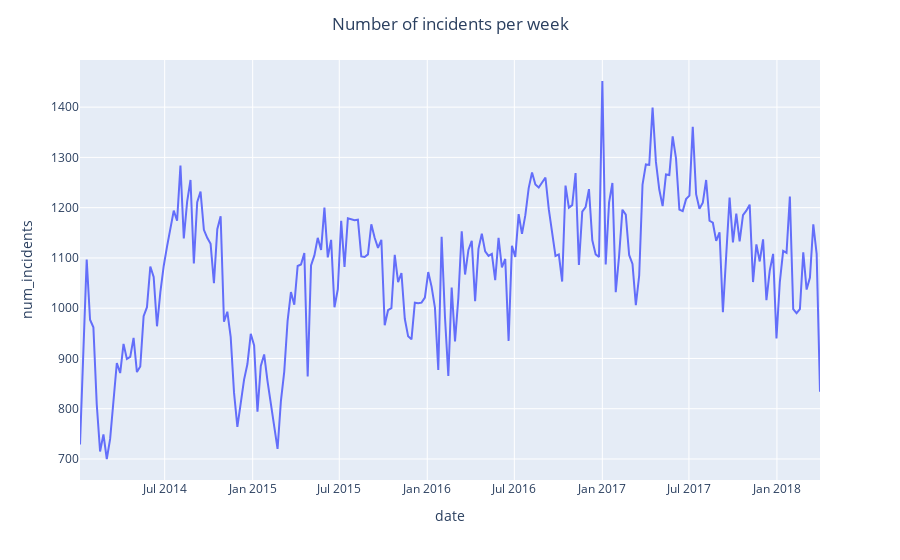

Notebook source saved alongside this figure:
### Markdown cell above
# Dynamics of the number of incidents
<a id='dynamic'></a>

### Code cell
temp = df.groupby(by='date')['state'].count()
temp = temp.resample('W').sum().reset_index()
temp.columns = ['date', 'num_incidents']
fig = px.line(temp, x='date', y='num_incidents', hover_data={"date": "|%B %d, %Y"})

fig.update_layout(title={'text': 'Number of incidents per week', 'x': 0.5})
fig.show()

### Figure 1 — Plotly figure (JSON) as saved in the notebook; plotly's stock layout.template omitted (floating-point values rounded to 4 significant figures; data arrays with more than 128 entries replaced by an {"elided": "..."} marker saying what was removed)
{"data": [{"hovertemplate": "date=%{x|%B %d, %Y}<br>num_incidents=%{y}<extra></extra>", "legendgroup": "", "line": {"color": "#636efa", "dash": "solid"}, "mode": "lines", "name": "", "orientation": "v", "showlegend": false, "type": "scatter", "x": {"elided": "222 str values"}, "xaxis": "x", "y": {"elided": "222 int values"}, "yaxis": "y"}], "layout": {"legend": {"tracegroupgap": 0}, "margin": {"t": 60}, "title": {"text": "Number of incidents per week", "x": 0.5}, "xaxis": {"anchor": "y", "domain": [0, 1], "title": {"text": "date"}}, "yaxis": {"anchor": "x", "domain": [0, 1], "title": {"text": "num_incidents"}}}}
